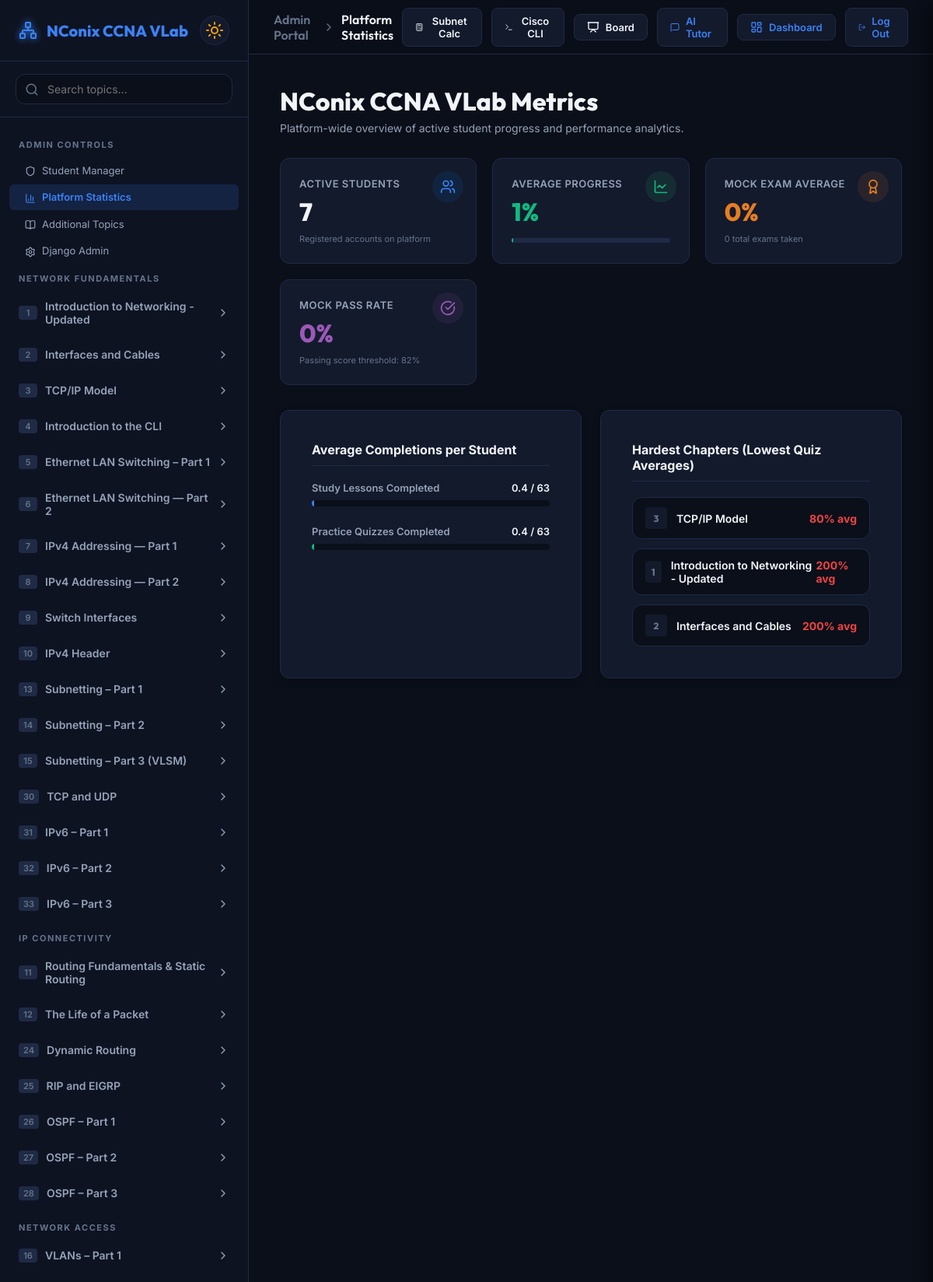
/admin-panel/stats/ (signed in, upper part), run on the app's committed database.
### core/models.py (models this page shows, shortened)
class Domain(models.Model):
    name = models.CharField(max_length=100, unique=True)

class Topic(models.Model):
    id = models.IntegerField(primary_key=True)
    domain = models.ForeignKey(Domain, on_delete=models.CASCADE, related_name='topics')
    title = models.CharField(max_length=200)
    objectives = models.JSONField(default=list)  # list of strings
    lesson_content = models.TextField()  # markdown
    video_url = models.CharField(max_length=500, blank=True, default='')  # YouTube video link
    class Meta:
        ordering = ['id']

### admin_panel/views.py (the view)
# urls.py: path('stats/', views.admin_stats_view, name='admin_stats'),
@admin_required
def admin_stats_view(request):
    total_students = User.objects.filter(profile__role='student').count()
    total_steps = 126
    total_completed_steps = UserProgress.objects.filter(
        topic__id__range=(1, 63)
    ).aggregate(
        completed_lessons=Sum('lesson_completed'),
        completed_quizzes=Sum('quiz_completed')
    )
    comp_lessons = total_completed_steps['completed_lessons'] or 0
    comp_quizzes = total_completed_steps['completed_quizzes'] or 0
    avg_lessons = round(comp_lessons / total_students, 1) if total_students > 0 else 0
    avg_quizzes = round(comp_quizzes / total_students, 1) if total_students > 0 else 0
    overall_avg_progress = int(round(((comp_lessons + comp_quizzes) / (total_steps * total_students)) * 100)) if total_students > 0 else 0
    mocks = MockExamResult.objects.all()
    total_mocks_taken = mocks.count()
    avg_mock_score = mocks.aggregate(Avg('percentage'))['percentage__avg']
    avg_mock_score = int(round(avg_mock_score)) if avg_mock_score is not None else 0
    passing_mocks = mocks.filter(percentage__gte=82).count()
    mock_pass_rate = int(round((passing_mocks / total_mocks_taken) * 100)) if total_mocks_taken > 0 else 0
    hardest_topics_qs = UserProgress.objects.filter(quiz_completed=True).values('topic__id', 'topic__title').annotate(avg_quiz=Avg('quiz_score')).order_by('avg_quiz')[:5]
    hardest_topics = []
    for item in hardest_topics_qs:
        hardest_topics.append({
            'id': item['topic__id'],
            'title': item['topic__title'],
            'avg_score': int(round(item['avg_quiz']))
        })
    sidebar_domains = get_sidebar_data(request.user)
    context = {
        'total_students': total_students,
        'avg_lessons': avg_lessons,
        'avg_quizzes': avg_quizzes,
        'overall_avg_progress': overall_avg_progress,
        'total_mocks_taken': total_mocks_taken,
        'avg_mock_score': avg_mock_score,
        'mock_pass_rate': mock_pass_rate,
        'hardest_topics': hardest_topics,
        'sidebar_domains': sidebar_domains,
        'active_page': 'admin_stats',
    }
    return render(request, 'admin_panel/admin_stats.html', context)

### core/context_processors.py (called while the page is built)
def additional_topics(request):
    return {
        'additional_topics': AdditionalTopic.objects.all().order_by('created_at')
    }

### admin_panel/templates/admin_panel/admin_stats.html
{% extends 'core/base.html' %}
{% block breadcrumbs %}
  <span class="breadcrumb-root">Admin Portal</span>
  <span class="breadcrumb-separator"><i data-lucide="chevron-right"></i></span>
  <span class="breadcrumb-current">Platform Statistics</span>
{% endblock %}
{% block content %}
<div style="margin-bottom: 30px;">
  <h2 class="lesson-title" style="margin-bottom: 6px;">NConix CCNA VLab Metrics</h2>
  <p class="dashboard-subtitle" style="margin-bottom: 0; font-size: 14px;">Platform-wide overview of active student progress and performance analytics.</p>
</div>
<div style="display: grid; grid-template-columns: repeat(auto-fit, minmax(220px, 1fr)); gap: 20px; margin-bottom: 32px;">
  <div class="stat-card" style="background: var(--bg-card); border: 1px solid var(--border-color); border-radius: var(--radius); padding: 24px; position: relative; overflow: hidden; display: flex; flex-direction: column; gap: 8px;">
    <div style="position: absolute; top: 16px; right: 16px; width: 40px; height: 40px; border-radius: 50%; background-color: rgba(9, 132, 227, 0.1); color: var(--accent); display: flex; align-items: center; justify-content: center;">
      <i data-lucide="users" style="width: 20px; height: 20px;"></i>
    </div>
    <span style="font-size: 13px; font-weight: 600; color: var(--text-secondary); text-transform: uppercase; letter-spacing: 0.5px;">Active Students</span>
    <span style="font-size: 32px; font-weight: 800; color: var(--text-primary); font-family: var(--font-heading);">{{ total_students }}</span>
    <span style="font-size: 11px; color: var(--text-muted);">Registered accounts on platform</span>
  </div>
  <div class="stat-card" style="background: var(--bg-card); border: 1px solid var(--border-color); border-radius: var(--radius); padding: 24px; position: relative; overflow: hidden; display: flex; flex-direction: column; gap: 8px;">
    <div style="position: absolute; top: 16px; right: 16px; width: 40px; height: 40px; border-radius: 50%; background-color: rgba(46, 204, 113, 0.1); color: var(--success); display: flex; align-items: center; justify-content: center;">
      <i data-lucide="line-chart" style="width: 20px; height: 20px;"></i>
    </div>
    <span style="font-size: 13px; font-weight: 600; color: var(--text-secondary); text-transform: uppercase; letter-spacing: 0.5px;">Average Progress</span>
    <span style="font-size: 32px; font-weight: 800; color: var(--success); font-family: var(--font-heading);">{{ overall_avg_progress }}%</span>
    <div style="background-color: var(--border-color); height: 6px; border-radius: 3px; overflow: hidden; margin-top: 6px;">
      <div style="background-color: var(--success); height: 100%; width: {{ overall_avg_progress }}%;"></div>
    </div>
  </div>
  <div class="stat-card" style="background: var(--bg-card); border: 1px solid var(--border-color); border-radius: var(--radius); padding: 24px; position: relative; overflow: hidden; display: flex; flex-direction: column; gap: 8px;">
    <div style="position: absolute; top: 16px; right: 16px; width: 40px; height: 40px; border-radius: 50%; background-color: rgba(230, 126, 34, 0.1); color: #e67e22; display: flex; align-items: center; justify-content: center;">
      <i data-lucide="award" style="width: 20px; height: 20px;"></i>
    </div>
    <span style="font-size: 13px; font-weight: 600; color: var(--text-secondary); text-transform: uppercase; letter-spacing: 0.5px;">Mock Exam Average</span>
    <span style="font-size: 32px; font-weight: 800; color: #e67e22; font-family: var(--font-heading);">{{ avg_mock_score }}%</span>
    <span style="font-size: 11px; color: var(--text-muted);">{{ total_mocks_taken }} total exams taken</span>
  </div>
  <div class="stat-card" style="background: var(--bg-card); border: 1px solid var(--border-color); border-radius: var(--radius); padding: 24px; position: relative; overflow: hidden; display: flex; flex-direction: column; gap: 8px;">
    <div style="position: absolute; top: 16px; right: 16px; width: 40px; height: 40px; border-radius: 50%; background-color: rgba(155, 89, 182, 0.1); color: #9b59b6; display: flex; align-items: center; justify-content: center;">
      <i data-lucide="check-circle" style="width: 20px; height: 20px;"></i>
    </div>
    <span style="font-size: 13px; font-weight: 600; color: var(--text-secondary); text-transform: uppercase; letter-spacing: 0.5px;">Mock Pass Rate</span>
    <span style="font-size: 32px; font-weight: 800; color: #9b59b6; font-family: var(--font-heading);">{{ mock_pass_rate }}%</span>
    <span style="font-size: 11px; color: var(--text-muted);">Passing score threshold: 82%</span>
  </div>
</div>
<div style="display: grid; grid-template-columns: 1fr 1fr; gap: 24px; flex-wrap: wrap;">
  <div class="lesson-card" style="margin-bottom: 0;">
    <h3 style="font-weight: 700; font-size: 16px; margin-bottom: 20px; color: var(--text-primary); border-bottom: 1px solid var(--border-color); padding-bottom: 10px;">
      Average Completions per Student
    </h3>
    <div style="display: flex; flex-direction: column; gap: 24px;">
      <div>
        <div style="display: flex; justify-content: space-between; font-size: 13px; font-weight: 600; color: var(--text-secondary); margin-bottom: 8px;">
          <span>Study Lessons Completed</span>
          <span style="color: var(--text-primary);">{{ avg_lessons }} / 63</span>
        </div>
        <div style="background-color: var(--bg-app); height: 8px; border-radius: 4px; overflow: hidden;">
          <div style="background-color: var(--accent); height: 100%; width: {% widthratio avg_lessons 63 100 %}%"></div>
        </div>
      </div>
      <div>
        <div style="display: flex; justify-content: space-between; font-size: 13px; font-weight: 600; color: var(--text-secondary); margin-bottom: 8px;">
          <span>Practice Quizzes Completed</span>
          <span style="color: var(--text-primary);">{{ avg_quizzes }} / 63</span>
        </div>
        <div style="background-color: var(--bg-app); height: 8px; border-radius: 4px; overflow: hidden;">
          <div style="background-color: var(--success); height: 100%; width: {% widthratio avg_quizzes 63 100 %}%"></div>
        </div>
      </div>
    </div>
  </div>
  <div class="lesson-card" style="margin-bottom: 0;">
    <h3 style="font-weight: 700; font-size: 16px; margin-bottom: 20px; color: var(--text-primary); border-bottom: 1px solid var(--border-color); padding-bottom: 10px;">
      Hardest Chapters (Lowest Quiz Averages)
    </h3>
    <div style="display: flex; flex-direction: column; gap: 12px;">
      {% if hardest_topics %}
        {% for item in hardest_topics %}
          <div style="display: flex; justify-content: space-between; align-items: center; background-color: var(--bg-app); border: 1px solid var(--border-color); border-radius: var(--radius); padding: 12px 16px;">
            <div style="display: flex; align-items: center; gap: 12px; font-size: 14px;">
              <span style="font-family: var(--font-heading); font-weight: 800; background-color: var(--bg-card); color: var(--text-muted); border-radius: 4px; width: 28px; height: 28px; display: flex; align-items: center; justify-content: center; font-size: 12px;">
                {{ item.id }}
              </span>
              <span style="font-weight: 600; color: var(--text-primary);">{{ item.title }}</span>
            </div>
            <span style="font-weight: 700; color: var(--error); font-size: 14px;">{{ item.avg_score }}% avg</span>
          </div>
        {% endfor %}
      {% else %}
        <div style="padding: 24px; text-align: center; color: var(--text-muted); font-size: 13px; font-style: italic;">
          Insufficient quiz submissions to calculate hardest chapters.
        </div>
      {% endif %}
    </div>
  </div>
</div>
{% endblock %}

### core/templates/core/base.html (shortened to what this page needs)
{% load static %}
<!DOCTYPE html>
<html lang="en" data-theme="dark">
<head>
  <link rel="stylesheet" href="{% static 'core/styles.css' %}">
</head>
<body>
  <div class="app-container">
    <aside class="sidebar" id="sidebar">
      <div class="sidebar-header">
        <a href="{% url 'dashboard' %}" class="logo" style="text-decoration: none;">
          <i data-lucide="network" class="logo-icon"></i>
          <span>NConix CCNA <span class="accent-text">VLab</span></span>
        </a>
        <button class="theme-toggle" id="themeToggleBtn" title="Toggle Light/Dark Mode">
          <i data-lucide="sun" class="sun-icon"></i>
        </button>
      </div>
      <div class="search-box">
        <i data-lucide="search" class="search-icon"></i>
        <input type="text" id="searchInput" placeholder="Search topics...">
      </div>
      <nav class="navigation">
        <div class="nav-list" id="navList">
          {% if user.is_authenticated %}
            {% if user.is_superuser or user.is_staff or user.profile.role == 'admin' %}
              <div class="nav-section-title">ADMIN CONTROLS</div>
              <a href="{% url 'admin_dashboard' %}" class="nav-sub-item {% if active_page == 'admin_dashboard' %}active{% endif %}" style="padding-left: 20px; text-decoration: none;">
                <span><i data-lucide="shield" class="sub-item-icon"></i>Student Manager</span>
              </a>
              <a href="{% url 'admin_stats' %}" class="nav-sub-item {% if active_page == 'admin_stats' %}active{% endif %}" style="padding-left: 20px; text-decoration: none;">
                <span><i data-lucide="bar-chart-3" class="sub-item-icon"></i>Platform Statistics</span>
              </a>
              <a href="{% url 'admin_additional_topics' %}" class="nav-sub-item {% if active_page == 'admin_additional_topics' %}active{% endif %}" style="padding-left: 20px; text-decoration: none;">
                <span><i data-lucide="book-open" class="sub-item-icon"></i>Additional Topics</span>
              </a>
              <a href="/admin/" target="_blank" class="nav-sub-item" style="padding-left: 20px; text-decoration: none;">
                <span><i data-lucide="settings" class="sub-item-icon"></i>Django Admin</span>
              </a>
            {% endif %}
            {% for domain in sidebar_domains %}
              <div class="nav-section-title">{{ domain.name|upper }}</div>
              {% for topic in domain.topics %}
                <div class="chapter-item " id="chapter-{{ topic.id }}" data-title="{{ topic.title }}">
                  <div class="chapter-header">
                    <div class="chapter-title-container">
                      <span class="chapter-number">{{ topic.id }}</span>
                      <span {% if topic.locked %}style="color: var(--text-muted);"{% endif %}>{{ topic.title }}</span>
                    </div>
                    {% if topic.locked %}
                      <i data-lucide="lock" class="chapter-chevron" style="color: var(--text-muted); transform: none !important;"></i>
                    {% else %}
                      <i data-lucide="chevron-right" class="chapter-chevron"></i>
                    {% endif %}
                  </div>
                </div>
              {% endfor %}
            {% endfor %}
          {% endif %}
        </div>
      </nav>
    </aside>
    <main class="workspace">
      <header class="header">
        <div class="header-breadcrumbs">
          {% block breadcrumbs %}{% endblock %}
        </div>
        <div class="header-actions">
          <button class="header-btn" id="toolSubnetBtn" title="Subnetting Calculator">
            <i data-lucide="calculator"></i>
            <span>Subnet Calc</span>
          </button>
          <button class="header-btn" id="toolCliBtn" title="Cisco IOS CLI Simulator">
            <i data-lucide="terminal"></i>
            <span>Cisco CLI</span>
          </button>
          {% if user.is_authenticated %}
            {% if active_page != 'admin_board' %}
              <button class="header-btn" id="toolBoardBtn" title="Live Shared Whiteboard" style="position: relative;">
                <i data-lucide="presentation"></i>
                <span>Board</span>
              </button>
            {% endif %}
            <a href="{% url 'tutor_bot' %}" class="header-btn {% if active_page == 'tutor_bot' %}highlight-btn{% endif %}" title="AI Networking Tutor" style="text-decoration: none;">
              <i data-lucide="message-square"></i>
              <span>AI Tutor</span>
            </a>
            <a href="{% url 'dashboard' %}" class="header-btn {% if active_page == 'dashboard' %}highlight-btn{% endif %}" style="text-decoration: none;">
              <i data-lucide="layout-dashboard"></i>
              <span>Dashboard</span>
            </a>
            <a href="{% url 'logout' %}" class="header-btn" title="Log Out" style="text-decoration: none;">
              <i data-lucide="log-out"></i>
              <span>Log Out</span>
            </a>
          {% endif %}
        </div>
      </header>
      <div class="viewport" id="viewport">
        {% block content %}{% endblock %}
      </div>
    </main>
  </div>
</body>
</html>

### data on the page
Domain: name "NETWORK FUNDAMENTALS"
Topic: title "Introduction to Networking - Updated", id "1", title "Introduction to Networking - Updated", avg_score "200"
Topic: title "Interfaces and Cables", id "2", title "Interfaces and Cables", avg_score "200"
Topic: title "TCP/IP Model", id "3", title "TCP/IP Model", avg_score "80"
Topic: title "Introduction to the CLI"
Topic: title "Ethernet LAN Switching – Part 1"
Topic: title "Ethernet LAN Switching — Part 2"
Topic: title "IPv4 Addressing — Part 1"
Topic: title "IPv4 Addressing — Part 2"
Topic: title "Switch Interfaces"
Topic: title "IPv4 Header"
Topic: title "Subnetting – Part 1"
Topic: title "Subnetting – Part 2"
Topic: title "Subnetting – Part 3 (VLSM)"
Topic: title "TCP and UDP"
Topic: title "IPv6 – Part 1"
Topic: title "IPv6 – Part 2"
Topic: title "IPv6 – Part 3"
Domain: name "IP CONNECTIVITY"
Topic: title "Routing Fundamentals & Static Routing"
Topic: title "The Life of a Packet"
Topic: title "Dynamic Routing"
Topic: title "RIP and EIGRP"
Topic: title "OSPF – Part 1"
Topic: title "OSPF – Part 2"
Topic: title "OSPF – Part 3"
Domain: name "NETWORK ACCESS"
Topic: title "VLANs – Part 1"

### other printed values
{{ topic.id }} "1" "2" "3" "4" "5" "6" "7" "8" "9" "10" "13" "14" "15" "30" "31" "32" "33" "11" "12" "24" "25" "26" "27" "28" "16"
{{ total_students }} "7"
{{ overall_avg_progress }} "1"
{{ avg_mock_score }} "0"
{{ total_mocks_taken }} "0"
{{ mock_pass_rate }} "0"
{{ avg_lessons }} "0.4"
{{ avg_quizzes }} "0.4"
